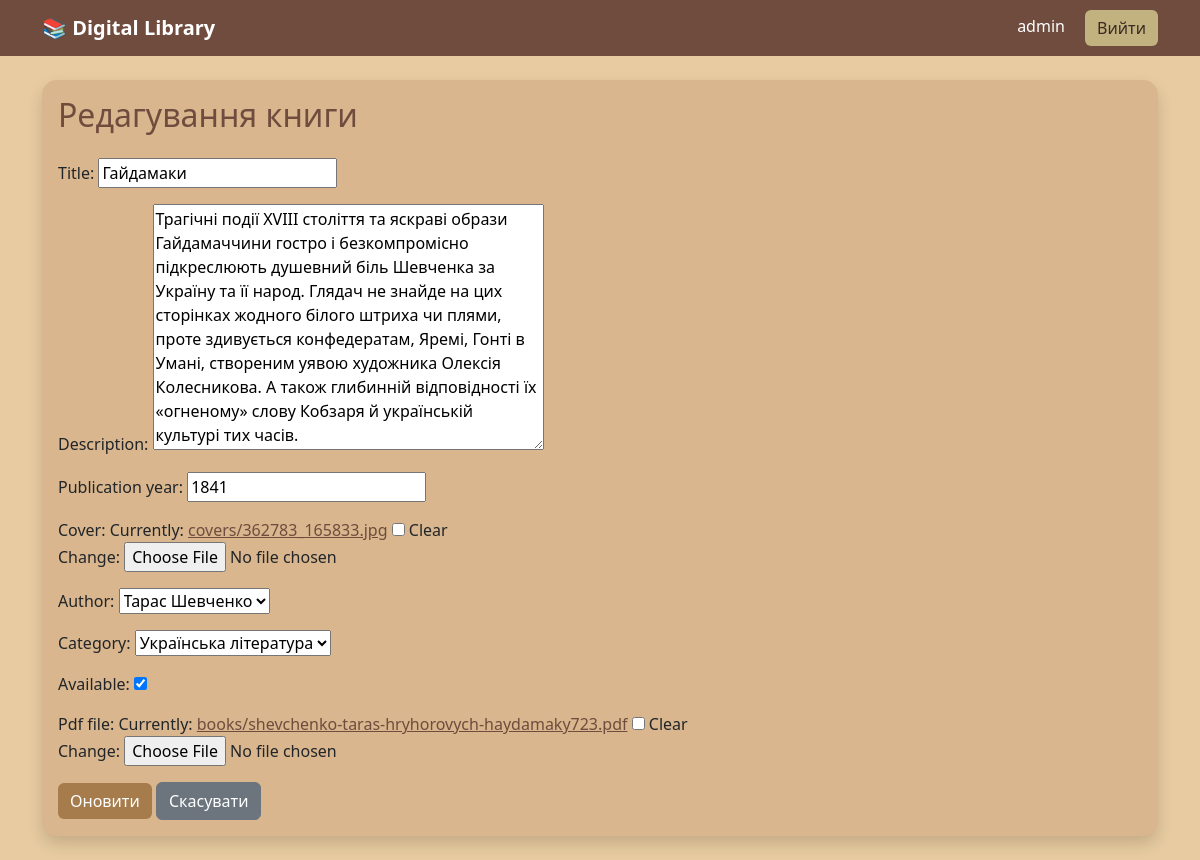
Page /book/10/edit/ (signed in) on the committed database.
### books/models.py (models this page shows, shortened)
class Book(models.Model):
    title = models.CharField(max_length=200)
    description = models.TextField()
    publication_year = models.IntegerField()
    cover = models.ImageField(upload_to='covers/', blank=True, null=True)
    pdf_file = models.FileField(upload_to='books/', blank=True, null=True)
    author = models.ForeignKey(Author, on_delete=models.CASCADE)
    category = models.ForeignKey(Category, on_delete=models.CASCADE)
    available = models.BooleanField(default=True)

### books/views.py (the view)
# urls.py: path("book/<int:book_id>/edit/", edit_book, name="edit_book"),
@staff_member_required
def edit_book(request, book_id):
    book = get_object_or_404(Book, id=book_id)
    if request.method == "POST":
        form = BookForm(request.POST, request.FILES, instance=book)
        if form.is_valid():
            form.save()
            return redirect("book_detail", book.id)
    else:
        form = BookForm(instance=book)
    return render(request, "books/edit_book.html", {"form": form, "book": book})

### books/forms.py
class BookForm(forms.ModelForm):
    class Meta:
        model = Book
        fields = [
            "title",
            "description",
            "publication_year",
            "cover",
            "author",
            "category",
            "available",
            "pdf_file"
        ]

### books/models.py (called while the page is built)
    def __str__(self):
        return self.full_name

    def __str__(self):
        return self.name

### templates/books/edit_book.html (shortened to what this page needs)
{% extends 'base.html' %}
{% block content %}
<div class="card library-card shadow">
    <div class="card-body">
        <h2 class="mb-4">Редагування книги</h2>
        <form method="POST" enctype="multipart/form-data">
            {{ form.as_p }}
            <button class="btn btn-main">Оновити</button>
            <a href="{% url 'book_detail' book.id %}" class="btn btn-secondary">Скасувати</a>
        </form>
    </div>
</div>
{% endblock %}

### templates/base.html (shortened to what this page needs)
<!DOCTYPE html>
<html lang="uk">
<head>
<link href="https://cdn.jsdelivr.net/npm/bootstrap@5.3.3/dist/css/bootstrap.min.css" rel="stylesheet">
</head>
<body>
   <nav class="navbar navbar-expand-lg navbar-custom">
      <div class="container">
         <a class="navbar-brand text-white fw-bold" href="/">📚 Digital Library</a>
         <div>
            {% if user.is_authenticated %}
               <span class="text-white me-3">{{ user.username }}</span>
               <a href="{% url 'logout' %}" class="btn btn-light-brown">Вийти</a>
            {% else %}
               <a href="{% url 'login' %}" class="btn btn-light-brown">Увійти</a>
            {% endif %}
         </div>
      </div>
   </nav>
   <div class="container py-4">
      {% block content %}
      {% endblock %}
   </div>
</body>
</html>

### templates/base.html (style rules this page uses)
body { background-color:#E8CBA0; }
.navbar-custom { background-color:#6F4C3E; }
.library-card { background-color:#D9B68D; border:none; border-radius:15px; }
.btn-main { background-color:#A67C4D; color:white; border:none; }
.btn-light-brown { background-color:#C2B280; border:none; color:#3a2a22; }
a { color:#6F4C3E; }
h1,h2,h3,h4,h5 { color:#6F4C3E; }

### rows in the picture
Book: title "Гайдамаки", description "Трагічні події ХVІІІ століття та яскраві образи Гайдамаччини гостро і безкомпромісно підкреслюють душевний біль Шевченка за Україну та її народ. Глядач не знайде на цих сторінках жодного білого штриха чи плями, проте здивується конфедератам, Яремі, Гонті в Умані, створеним уявою художника Олексія Колесникова. А також глибинній відповідності їх «огненому» слову Кобзаря й українській культурі тих часів.", publication_year "1841", author "Тарас Шевченко", category "Українська література", available "☑"

### other values in the picture
{{ user.username }} "admin"
